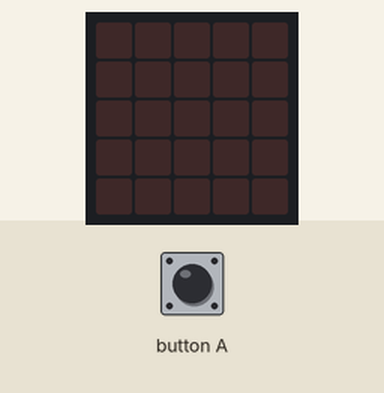
The program below on a simulated BBC micro:bit (MakeCode). Shown: the board's 5×5 LED display. Inputs (shaded band) come from the test bench.

Above: at 1.2 s.
1.3 s: button A pressed for 0.15 s
At 1.65 s:
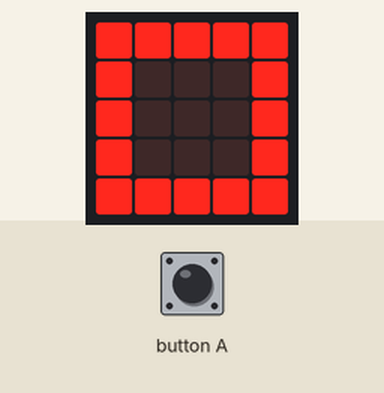
At 2.05 s:
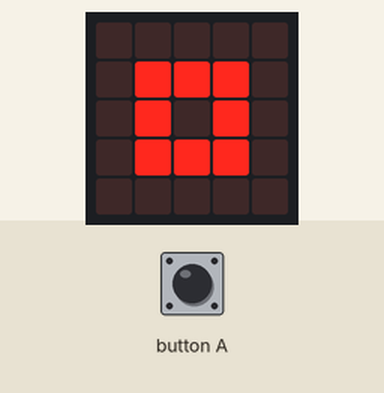
Timing chart, 0 to 4.3 s (numbered marks = the images above; inputs shaded):
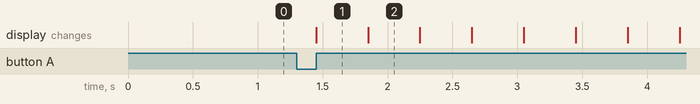

The program:

main.ts
```typescript
input.onButtonPressed(Button.A, function () {
    for (let index = 0; index < 4; index++) {
        basic.showLeds(`
            # # # # #
            # . . . #
            # . . . #
            # . . . #
            # # # # #
            `)
        basic.showLeds(`
            . . . . .
            . # # # .
            . # . # .
            . # # # .
            . . . . .
            `)
        basic.showLeds(`
            . . . . .
            . . . . .
            . . # . .
            . . . . .
            . . . . .
            `)
        basic.clearScreen()
    }
})
basic.forever(function () {

})
```

test.ts
```typescript
// testes vão aqui; isto não será compilado quando este pacote for usado como uma extensão.
```

Measured:
- after the input at 1.3 s, the display: changes after 0.15 s (image 1)
- what the display in image 1 shows lasts 0.4 s, from 1.5 s to 1.9 s
